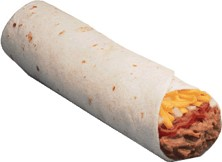
#> input picture Stafond/Lecture9/images/burrito.jpg, 222 x 162 px
$ python filtro_sephia.py
#> lines starting #> are read from the running program, lines starting #| are printed output that depends on the picture
### Stafond/Lecture9/simpleimage.py
#!/usr/bin/env python3

"""
Stanford CS106AP SimpleImage

Written by Nick Parlante, Sonja Johnson-Yu, and Nick Bowman.
 -7/2019  version, has file reading, pix, foreach, hidden get/setpix

SimpleImage Features:
Create image:
  image = SimpleImage.blank(400, 200)   # create new image of size
  image = SimpleImage('foo.jpg')        # create from file

Access size
  image.width, image.height

Get pixel at x,y
  pix = image.get_pixel(x, y)
  # pix is RGB tuple like (100, 200, 0)

Set pixel at x,y
  image.set_pixel(x, y, pix)   # set data by tuple also

Get Pixel object at x,y
  pixel = image.get_pixel(x, y)
  pixel.red = 0
  pixel.blue = 255

Show image on screen
  image.show()

The main() function below demonstrates the above functions as a test.
"""

import sys
# If the following line fails, "Pillow" needs to be installed
from PIL import Image


def clamp(num):
    """
    Return a "clamped" version of the given num,
    converted to be an int limited to the range 0..255 for 1 byte.
    """
    num = int(num)
    if num < 0:
        return 0
    if num >= 256:
        return 255
    return num


class Pixel(object):
    """
    A pixel at an x,y in a SimpleImage.
    Supports set/get .red .green .blue
    and get .x .y
    """
    def __init__(self, image, x, y):
        self.image = image
        self._x = x
        self._y = y

    def __str__(self):
        return 'r:' + str(self.red) + ' g:' + str(self.green) + ' b:' + str(self.blue)

    # Pillow image stores each pixel color as a (red, green, blue) tuple.
    # So the functions below have to unpack/repack the tuple to change anything.

    @property
    def red(self):
        return self.image.px[self._x, self._y][0]

    @red.setter
    def red(self, value):
        rgb = self.image.px[self._x, self._y]
        self.image.px[self._x, self._y] = (clamp(value), rgb[1], rgb[2])

    @property
    def green(self):
        return self.image.px[self._x, self._y][1]

    @green.setter
    def green(self, value):
        rgb = self.image.px[self._x, self._y]
        self.image.px[self._x, self._y] = (rgb[0], clamp(value), rgb[2])

    @property
    def blue(self):
        return self.image.px[self._x, self._y][2]

    @blue.setter
    def blue(self, value):
        rgb = self.image.px[self._x, self._y]
        self.image.px[self._x, self._y] = (rgb[0], rgb[1], clamp(value))

    @property
    def x(self):
        return self._x

    @property
    def y(self):
        return self._y


# color tuples for background color names 'red' 'white' etc.
BACK_COLORS = {
    'white': (255, 255, 255),
    'black': (0, 0, 0),
    'red': (255, 0, 0),
    'green': (0, 255, 0),
    'blue': (0, 0, 255),
}


class SimpleImage(object):
    def __init__(self, filename, width=0, height=0, back_color=None):
        """
        Create a new image. This case works: SimpleImage('foo.jpg')
        To create a blank image use SimpleImage.blank(500, 300)
        The other parameters here are for internal/experimental use.
        """
#> called with filename = 'images/burrito.jpg', width = 0, height = 0
        # Create pil_image either from file, or making blank
        if filename:
            self.pil_image = Image.open(filename).convert("RGB")
#> self.pil_image is the input picture: PIL image 222x162 RGB; mean R, G, B 224.2, 212.8, 204.1
            if self.pil_image.mode != 'RGB':
                raise Exception('Image file is not RGB')
            self._filename = filename  # hold onto
        else:
            if not back_color:
                back_color = 'white'
            color_tuple = BACK_COLORS[back_color]
            if width == 0 or height == 0:
                raise Exception('Creating blank image requires width/height but got {} {}'
                                .format(width, height))
            self.pil_image = Image.new('RGB', (width, height), color_tuple)
        self.px = self.pil_image.load()
        size = self.pil_image.size
#> size = (222, 162)
        self._width = size[0]
#> self._width = 222
        self._height = size[1]
#> self._height = 162
        self.curr_x = 0
        self.curr_y = 0

    def __iter__(self):
        return self

    # [26 lines left out: functions __next__, increment_curr_counters, blank, file, not called in this run]

    @property
    def width(self):
        """Width of image in pixels."""
        return self._width

    @property
    def height(self):
        """Height of image in pixels."""
        return self._height

    def get_pixel(self, x, y):
        """
        Returns a Pixel at the given x,y, suitable for getting/setting
        .red .green .blue values.
        """
        if x < 0 or x >= self._width or y < 0 or y >= self.height:
            e = Exception('get_pixel bad coordinate x %d y %d (vs. image width %d height %d)' %
                          (x, y, self._width, self.height))
            raise e
        return Pixel(self, x, y)

    # [14 lines left out: functions set_pixel, set_rgb, not called in this run]

    def _get_pix_(self, x, y):
        """Get pix RGB tuple (200, 100, 50) for the given x,y."""
        return self.px[x, y]

    def _set_pix_(self, x, y, pix):
        """Set the given pix RGB tuple into the image at the given x,y."""
        self.px[x, y] = pix

    def show(self):
        """Displays the image using an external utility."""
        self.pil_image.show()

    # [39 lines left out: functions make_as_big_as, main, not called in this run]


# [2 lines that do not run on import are left out]

### Stafond/Lecture9/filtro_sephia.py
from simpleimage import SimpleImage

def main():


    image= SimpleImage('images/burrito.jpg')
    image.show()
    for y in range(image.height):
        for x in range(image.width):
            pixel = image.get_pixel(x, y)
            sepia_pixel(pixel)
    image.show()
#> in show (call 2), `self.pil_image.show()`:
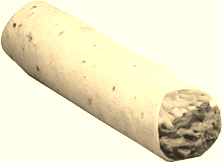
#> shown: PIL image 222x162 RGB; mean R, G, B 236.7, 230.3, 200.6

def sepia_pixel(pixel):
    R = pixel.red
    G = pixel.green
    B = pixel.blue
    pixel.red = 0.393 * R + 0.769 * G + 0.189 * B
    pixel.green = 0.349 * R + 0.686 * G + 0.168 * B
    pixel.blue = 0.272 * R + 0.534 * G + 0.131 * B

if __name__ == '__main__':
    main()
